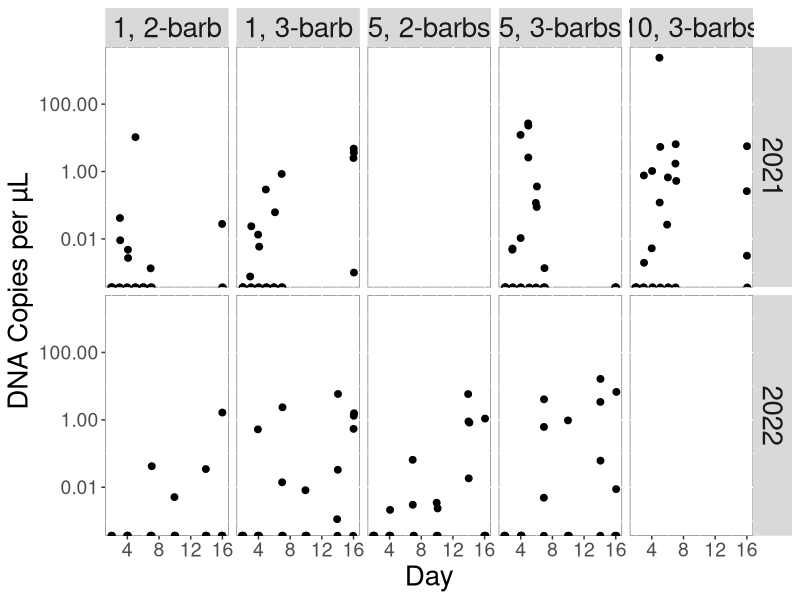

R code for this plot: (Note: this script raises an error after producing the figure.)
#Analysis of spiny water flea eDNA in mesocosm experiments
#Datasets generated from physical enumeration and qPCR analysis

#########
#libraries
library(ggplot2)
library(plyr)


#################################
#Upload and standardize datasets

#Environmental datasets
bythoenv<-read.csv("EnvVarsBytho.csv")
#Create wide dataset based on day
bythoenvwide<-reshape(bythoenv, idvar = c("Tankno","Year"), timevar = "Day", direction = "wide")

#physical
bytho2122<-read.csv("2122PhysicalBythoResults.csv")
bytho2122$BarbNoIntro<-paste(bytho2122$Barb,bytho2122$NoIntro)
#Add IMO threshold factor
bytho2122$IMOLiving<-bytho2122$TotalLive
bytho2122$IMOLiving[bytho2122$TotalLive>=10] <- "Greater"
bytho2122$IMOLiving[bytho2122$TotalLive<10&bytho2122$TotalLive>0] <- "Less"
bytho2122$IMOLiving[bytho2122$TotalLive<1] <- "Zero"
bytho2122$IMOTotal<-bytho2122$TotalBythoIndiv
bytho2122$IMOTotal[bytho2122$TotalBythoIndiv>=10] <- "Greater"
bytho2122$IMOTotal[bytho2122$TotalBythoIndiv<10&bytho2122$TotalBythoIndiv>0] <- "Less"
bytho2122$IMOTotal[bytho2122$TotalBythoIndiv<1] <- "Zero"

#Change order of levels
bytho2122$BarbNoIntro<- factor(bytho2122$BarbNoIntro, levels = c("NA 0", "2barb 1", "3barb 1", "2barb 5", "3barb 5", "3barb 10"))
bytho2122$BarbNoIntro<-revalue(bytho2122$BarbNoIntro, c("NA 0"="None", "2barb 1"="1, 2-barb", "3barb 1"="1, 3-barb",
                                                        "2barb 5"="5, 2-barbs", "3barb 5"="5, 3-barbs", 
                                                        "3barb 10"="10, 3-barbs"))
#create ordered barbnointro variable
bytho2122$BarbNoIntroOrdered<-as.numeric(revalue(bytho2122$BarbNoIntro, c("None"=0, "1, 2-barb"=1, "1, 3-barb"=2, "5, 2-barbs"=3,
                                                               "5, 3-barbs"=4,"10, 3-barbs"=5)))
#Create "tank and year" variable
bytho2122$tankyear<-paste(bytho2122$Tankno,bytho2122$Year)
#qPCR
bythoqPCR<-read.csv("qPCRBytho.csv")

#standardize qPCR dataset
#Remove faulty Ct value 
bythoqPCR$Ct[bythoqPCR$Ct<13] <- NA
#Use conversion factor and standard curve generated from gblock run 9.26.23
bythoqPCR$CtConverted<-bythoqPCR$Ct-bythoqPCR$Conversion
bythoqPCR$DNACopiesperuLnc<-(10^(11-(0.26*(bythoqPCR$CtConverted))))
#Standardize based on dilution factor of extracted DNA
bythoqPCR$DNACopiesperuL<-bythoqPCR$DNACopiesperuLnc*bythoqPCR$DilutionFactor
bythoqPCR$DNACopiesperuL[is.na(bythoqPCR$DNACopiesperuL)]<-0
bythoqPCRmeans<-aggregate(DNACopiesperuL ~ Day + Tankno + Year, data=bythoqPCR, mean)
#Set detection limit (Dil15)
bythoqPCRmeans$DNACopiesperuL[bythoqPCRmeans$DNACopiesperuL<0.0008] <- 0

#Create wide dataset based on day
bythoqPCRwide<-reshape(bythoqPCRmeans, idvar = c("Tankno","Year"), timevar = "Day", direction = "wide")
#create total eDNA conc variable
bythoqPCRwide$totDNAcopies<-rowSums(bythoqPCRwide[,3:11],na.rm=T)

#merge physical,environmental, and qPCR datasets long
bythoenvqPCRlong<-merge(bythoenv,bythoqPCRmeans,all=T)
bytho2122qPCRlong<-merge(bytho2122,bythoqPCRmeans, all=T)
bytho1qelong<-merge(bythoenvqPCRlong,bytho2122)
#remove negative control tanks
bytho2qelongnoct<-subset(bytho1qelong,BarbNoIntro!="None")

#merge environmental, physical and qPCR datasets wide
bytho2122qPCRwide<-merge(bytho2122,bythoqPCRwide)
bythoenvqPCRwide<-merge(bythoenvwide,bythoqPCRwide)
bytho2qewide<-merge(bythoenvqPCRwide,bytho2122)
#remove negative control tanks
bytho2qewidenoct<-subset(bytho2qewide,BarbNoIntro!="None")

#####################################################
#examine negative control tanks

options(scipen = 999)
ggplot(bytho2qelongnoct, aes(x=Day, y=DNACopiesperuL)) + 
  geom_jitter(size=2, width=.1, height=.1) +
  scale_y_continuous(trans="log10")+
  labs(x ="Day", 
       y = "DNA Copies per µL")+
  theme(panel.background = element_rect(fill = "white", colour = "grey50"),
        axis.title.x=element_text(size=20),axis.title.y=element_text(size=20),
        axis.text.x=element_text(size=14),axis.text.y = element_text(size=14),
        legend.title=element_text(size=20),legend.text = element_text(size=16),
        strip.text.x = element_text(size = 20),strip.text.y=element_text(size = 20))+
  facet_grid(Year~BarbNoIntro)

#only two hits - could be because of swf in ambient water or contamination. ignore for now

#Examine correlations between physical datasets and eDNA signal

bythocorrelations<-cor(bytho2qewidenoct[,c(3:30,34:61,66)],use="pairwise.complete.obs")
#correlations greater than |0.8| between morph and eDNA
#one barb live and copies on day 6 0.95 correlation
#copies on day 3 and one barb dead 0.99
#copies on day 3 and total dead 0.88

#plot these correlations
ggplot(bytho2122qPCRwidenoct, aes(x=OneBarbLive, y=DNACopiesperuL.6)) + 
  geom_point() +
  labs(x ="Density of Live, 1-barb individuals at draining", 
       y = "DNA Copies per µL collected Day 6")+
  theme(panel.background = element_rect(fill = "white", colour = "grey50"),
        axis.title.x=element_text(size=20),axis.title.y=element_text(size=20),
        axis.text.x=element_text(size=14),axis.text.y = element_text(size=14),
        legend.title=element_text(size=20),legend.text = element_text(size=16),
        strip.text.x = element_text(size = 20),strip.text.y=element_text(size = 20))
#only 0's and 1's, so not a confident correlation
ggplot(bytho2122qPCRwidenoct, aes(x=OneBarbDead, y=DNACopiesperuL.3)) + 
  geom_point() +
  labs(x ="Density of Dead, 1-barb individuals at draining", 
       y = "DNA Copies per µL collected Day 3")+
  theme(panel.background = element_rect(fill = "white", colour = "grey50"),
        axis.title.x=element_text(size=20),axis.title.y=element_text(size=20),
        axis.text.x=element_text(size=14),axis.text.y = element_text(size=14),
        legend.title=element_text(size=20),legend.text = element_text(size=16),
        strip.text.x = element_text(size = 20),strip.text.y=element_text(size = 20))
#only one individual found at the high value, so not a confident correlation

#most of the correlations are between other eDNA amounts in other days



